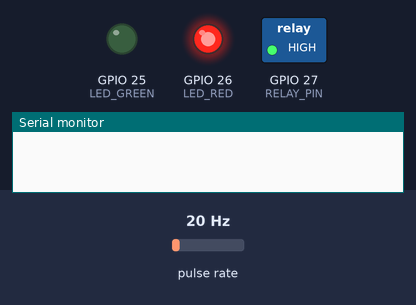
Bench run of a sketch on a simulated ESP32. Shown: switched loads named in the sketch (green lamp = pin HIGH), output pins drawn as LEDs (lit = HIGH), the last lines printed to the serial monitor. Wiring (inferred from the names in the program): pulse sensor: data GPIO 34. The inputs (shaded band) are chosen by the test bench; at power-on: pulse rate 20 Hz.

Above: at 0.1 s.
At 5.1 s:
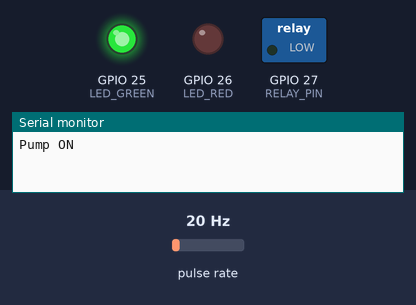
Timing chart, 0 to 6.6 s (numbered marks = the images above):
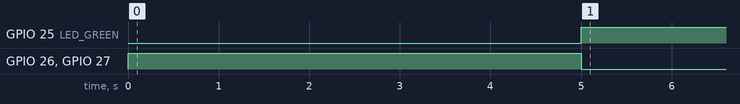

The sketch:

inline_water_pressure_booster.ino
```cpp
// ===== PIN DEFINITIONS =====
#define FLOW_PIN   34
#define RELAY_PIN  27
#define LED_GREEN  25
#define LED_RED    26

// ===== SETTINGS =====
#define FLOW_SAMPLE_WINDOW_MS 2000
#define MIN_PULSES_FOR_FLOW   3
#define PUMP_ON_DELAY_MS     3000
#define MIN_PUMP_ON_TIME_MS  10000
#define MIN_PUMP_OFF_TIME_MS 5000

volatile unsigned long pulseCount = 0;

unsigned long lastSampleTime = 0;
unsigned long flowStartTime = 0;
unsigned long pumpStateChangeTime = 0;

bool pumpOn = false;
bool flowConfirmed = false;

// ===== ISR =====
void IRAM_ATTR flowISR() {
  pulseCount++;
}

void setup() {
  Serial.begin(115200);

  pinMode(FLOW_PIN, INPUT);
  pinMode(RELAY_PIN, OUTPUT);
  pinMode(LED_GREEN, OUTPUT);
  pinMode(LED_RED, OUTPUT);

  digitalWrite(RELAY_PIN, HIGH); // relay OFF
  digitalWrite(LED_GREEN, LOW);
  digitalWrite(LED_RED, HIGH);

  attachInterrupt(FLOW_PIN, flowISR, FALLING);

  lastSampleTime = millis();
}

void loop() {
  unsigned long now = millis();

  // ===== FLOW SAMPLING =====
  if (now - lastSampleTime >= FLOW_SAMPLE_WINDOW_MS) {
    noInterrupts();
    unsigned long pulses = pulseCount;
    pulseCount = 0;
    interrupts();

    flowConfirmed = (pulses >= MIN_PULSES_FOR_FLOW);

    lastSampleTime = now;
  }

  // ===== FLOW PRESENT =====
  if (flowConfirmed) {
    if (!pumpOn) {
      if (flowStartTime == 0)
        flowStartTime = now;

      if ((now - flowStartTime >= PUMP_ON_DELAY_MS) &&
          (now - pumpStateChangeTime >= MIN_PUMP_OFF_TIME_MS)) {
        turnPumpOn();
      }
    }
  }
  // ===== NO FLOW =====
  else {
    flowStartTime = 0;

    if (pumpOn &&
        (now - pumpStateChangeTime >= MIN_PUMP_ON_TIME_MS)) {
      turnPumpOff();
    }
  }
}

// ===== FUNCTIONS =====
void turnPumpOn() {
  pumpOn = true;
  pumpStateChangeTime = millis();
  digitalWrite(RELAY_PIN, LOW);
  digitalWrite(LED_GREEN, HIGH);
  digitalWrite(LED_RED, LOW);
  Serial.println("Pump ON");
}

void turnPumpOff() {
  pumpOn = false;
  pumpStateChangeTime = millis();
  digitalWrite(RELAY_PIN, HIGH);
  digitalWrite(LED_GREEN, LOW);
  digitalWrite(LED_RED, HIGH);
  Serial.println("Pump OFF");
}
```

Measured:
- by itself, GPIO 25 (LED_GREEN): LOW → HIGH at 5.0 s
- by itself, GPIO 26 (LED_RED), GPIO 27 (RELAY_PIN): HIGH → LOW at 5.0 s
